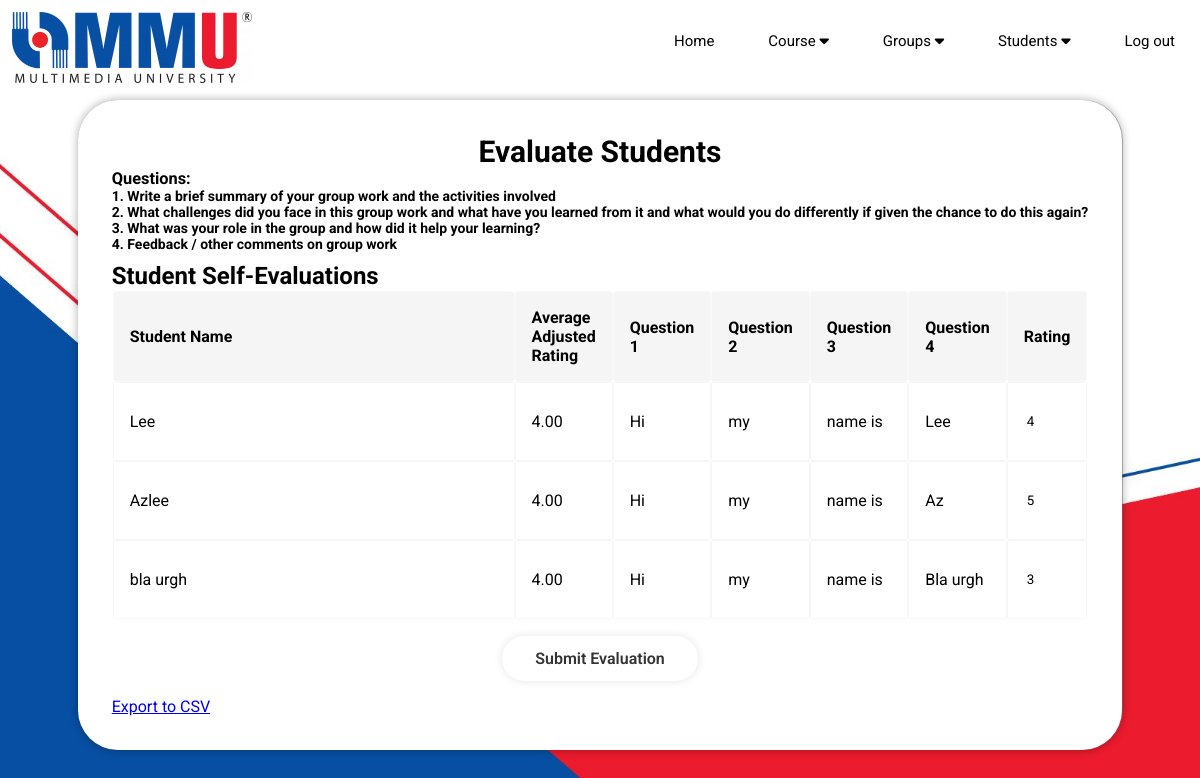
Page /evaluate_students/ART0000001/28 (signed in) on the committed database.
### tables this page shows
CREATE TABLE "Evaluate_self" (
	"evaluate_self_id"	INTEGER NOT NULL,
	"evaluator_id"	INTEGER,
	"class_id"	INTEGER,
	"group_id"	INTEGER,
	"comments_self01"	INTEGER,
	"comments_self02"	INTEGER,
	"comments_self03"	INTEGER,
	"comments_self04"	INTEGER,
	FOREIGN KEY("evaluator_id") REFERENCES "Users"("user_id"),
	PRIMARY KEY("evaluate_self_id" AUTOINCREMENT),
	FOREIGN KEY("class_id") REFERENCES "Classes"("class_id"),
	FOREIGN KEY("group_id") REFERENCES "Groups"("group_id")
);

CREATE TABLE "Users" (
	"user_id"	INTEGER NOT NULL,
	"name"	TEXT NOT NULL,
	"email"	TEXT NOT NULL,
	"password"	TEXT NOT NULL,
	PRIMARY KEY("user_id" AUTOINCREMENT)
);

### app.py (the view)
@app.route('/evaluate_students/<string:class_id>/<string:group_id>', methods=['GET', 'POST'])
def evaluate_students(class_id, group_id):
    if request.method == 'POST':
        lecturer_id = session.get("user_id")
        if not lecturer_id:
            flash("No user logged in", "danger")
            return redirect(url_for('login'))
        student_evaluations = request.form.to_dict(flat=False)
        conn = get_db_connection()
        cursor = conn.cursor()
        try:
            for key, evaluations in student_evaluations.items():
                if key.startswith('rating_'):
                    student_id = key.split('_')[1]
                    evaluation = evaluations[0]  # Get the first item in the list
                    cursor.execute(
                        "SELECT COUNT(*) FROM Evaluate_lect WHERE evaluator_lect_id = ? AND evaluated_id = ? AND class_id = ? AND group_id = ?",
                        (lecturer_id, student_id, class_id, group_id))
                    exists = cursor.fetchone()[0]
                    if exists == 0:
                        cursor.execute(
                            "INSERT INTO Evaluate_lect (evaluator_lect_id, evaluated_id, class_id, group_id, rating_lect) "
                            "VALUES (?, ?, ?, ?, ?)",
                            (lecturer_id, student_id, class_id, group_id, evaluation))
                    else:
                        cursor.execute("""
                            UPDATE Evaluate_lect
                            SET rating_lect = ?
                            WHERE evaluator_lect_id = ? AND evaluated_id = ? AND class_id = ? AND group_id = ?
                        """, (evaluation, lecturer_id, student_id, class_id, group_id))
            conn.commit()
            flash('Student evaluations submitted successfully', 'success')
        except Exception as e:
            conn.rollback()
            flash(f'Error submitting evaluations: {str(e)}', 'danger')
        finally:
            conn.close()
        return redirect(url_for('evaluate_students', class_id=class_id, group_id=group_id))
    else:
        lecturer_id = session.get("user_id")
        if not lecturer_id:
            flash("No user logged in", "danger")
            return redirect(url_for('login'))
        conn = get_db_connection()
        cursor = conn.cursor()
        try:
            cursor.execute(
                "SELECT Users.user_id, Users.name, Evaluate_self.comments_self01, Evaluate_self.comments_self02, "
                "Evaluate_self.comments_self03, Evaluate_self.comments_self04, Evaluation.adjusted_rating, "
                "Evaluate_lect.rating_lect "
                "FROM Users "
                "INNER JOIN Evaluate_self ON Users.user_id = Evaluate_self.evaluator_id "
                "LEFT JOIN Evaluation ON Users.user_id = Evaluation.evaluated_id AND Evaluation.class_id = ? AND Evaluation.group_id = ? "
                "LEFT JOIN Evaluate_lect ON Users.user_id = Evaluate_lect.evaluated_id AND Evaluate_lect.class_id = ? AND Evaluate_lect.group_id = ? "
                "WHERE Users.user_id IN (SELECT user_id FROM group_members WHERE class_id = ? AND group_id = ?)",
                (class_id, group_id, class_id, group_id, class_id, group_id))
            evaluations = cursor.fetchall()
            grouped_evaluations = {}
            for eval in evaluations:
                if eval['name'] not in grouped_evaluations:
                    grouped_evaluations[eval['name']] = {
                        'user_id': eval['user_id'],
                        'comments': [eval['comments_self01'], eval['comments_self02'], eval['comments_self03'], eval['comments_self04']],
                        'adjusted_ratings': [],
                        'average_adjusted_rating': 0,
                        'rating_lect': eval['rating_lect']  # Added rating_lect
                    }
                if eval['adjusted_rating'] is not None:
                    grouped_evaluations[eval['name']]['adjusted_ratings'].append(eval['adjusted_rating'])
                ratings = grouped_evaluations[eval['name']]['adjusted_ratings']
                grouped_evaluations[eval['name']]['average_adjusted_rating'] = sum(ratings) / len(ratings) if ratings else None
        except Exception as e:
            flash(f'Error retrieving students: {str(e)}', 'danger')
            grouped_evaluations = {}
        finally:
            conn.close()
        return render_template('evaluate_students.html', class_id=class_id, group_id=group_id, evaluations=grouped_evaluations)

### app.py (called while the page is built)
def get_db_connection():
    conn = sqlite3.connect(DATABASE)
    conn.row_factory = sqlite3.Row
    return conn

### templates/evaluate_students.html (shortened to what this page needs)
{% extends "layout_lect.html" %}
{% block content %}
    <div class="evaluate_students">
        <h1>Evaluate Students</h1>
        <div class="questions">
            <h3>Questions:</h3>
            <p><strong>1. Write a brief summary of your group work and the activities involved</strong></p>
            <p><strong>2. What challenges did you face in this group work and what have you learned from it and what would you do differently if given the chance to do this again?</strong></p>
            <p><strong>3. What was your role in the group and how did it help your learning?</strong></p>
            <p><strong>4. Feedback / other comments on group work</strong></p>
        </div>
        <form method="POST" action="{{ url_for('evaluate_students', class_id=class_id, group_id=group_id) }}">
            <h2>Student Self-Evaluations</h2>
            <table class="table_evaluation">
                <thead>
                    <tr>
                        <th scope="col">Student Name</th>
                        <th scope="col">Average Adjusted Rating</th>
                        <th scope="col">Question 1</th>
                        <th scope="col">Question 2</th>
                        <th scope="col">Question 3</th>
                        <th scope="col">Question 4</th>
                        <th scope="col">Rating</th>
                    </tr>
                </thead>
                <tbody>
                    {% for name, data in evaluations.items() %}
                        <tr>
                            <td class="name">{{ name }}</td>
                            <td class="name">{{ '%.2f' % data['average_adjusted_rating'] if data['average_adjusted_rating'] is not none else 'N/A' }}</td>
                            <td class="name">{{ data['comments'][0] }}</td>
                            <td class="name">{{ data['comments'][1] }}</td>
                            <td class="name">{{ data['comments'][2] }}</td>
                            <td class="name">{{ data['comments'][3] }}</td>
                            <td class="name">
                                <input type="number" name="rating_{{ data['user_id'] }}" class="form-control" min="1" max="5" value="{{ data['rating_lect'] if data['rating_lect'] is not none else 'N/A' }}" required>
                            </td>
                        </tr>
                    {% endfor %}
                </tbody>
            </table>
            <button type="submit" class="btn btn-primary">Submit Evaluation</button>
        </form>
        <a href="{{ url_for('export_group', class_id=class_id, group_id=group_id) }}" class="btn btn-secondary mt-3">Export to CSV</a>
    </div>
{% endblock %}

### static/style_LecturerMenu.css (style rules this page uses)
* { padding: 0; margin: 0; box-sizing: border-box; font-family: "Roboto", sans-serif; }
body { display: flex; justify-content: center; align-items: center; min-height: 100vh; background: url(PageBg.jpg) no-repeat; background-attachment: fixed; background-size: cover; background-position: center; image-resolution: 1080; }
input { width: 80%; background: transparent; border: 0; outline: 0; padding: 15px 3px; }
td.name { width: 100%; height: 100%; padding: 1rem; align-items: center; background-color: transparent; box-shadow: 0 0 2px rgba(0, 0, 0, .1);; }
th { width: 100%; height: 100%; font-weight: bold; color: black; padding: 1rem; text-align: left; border-radius: 2%; background-color: whitesmoke; box-shadow: 0 0 2px rgba(0, 0, 0, .1); }
.btn-primary { width: 100%; height: 45px; background: transparent; border: none; outline: none; border-radius: 40px; box-shadow: 0 0 10px rgba(0, 0, 0, .1); cursor: pointer; font-size: 16px; color: #333; font-weight: 600; }
.evaluate_students { margin-top: 50px; min-width:420px; width: auto; background: rgb(255, 255, 255); color: black; border: 2px solid rgba(255, 255, 255, .2); backdrop-filter: contrast(50%); box-shadow: 0 0 10px rgba(0, 0, 0, 0.329); border-radius: 40px; padding: 2rem; }
.evaluate_students h1 { font-size: 30px; text-align: center; }
.evaluate_students .btn-primary { width: 20%; height: 45px; background: transparent; border: none; outline: none; border-radius: 40px; box-shadow: 0 0 10px rgba(0, 0, 0, .1); cursor: pointer; font-size: 16px; color: #333; font-weight: 600; margin: 1rem auto; display: block; }
.questions { align-items: left; text-align: left; font-size: 14px; margin-bottom: 10px; }

### rows in the picture
Evaluate_self: name "Lee", average_adjusted_rating "4.00", comments_self01 "Hi", comments_self02 "my", comments_self03 "name is", comments_self04 "Lee", data "4"
Evaluate_self: name "Azlee", average_adjusted_rating "4.00", comments_self01 "Hi", comments_self02 "my", comments_self03 "name is", comments_self04 "Az", data "5"
Evaluate_self: name "bla urgh", average_adjusted_rating "4.00", comments_self01 "Hi", comments_self02 "my", comments_self03 "name is", comments_self04 "Bla urgh", data "3"
